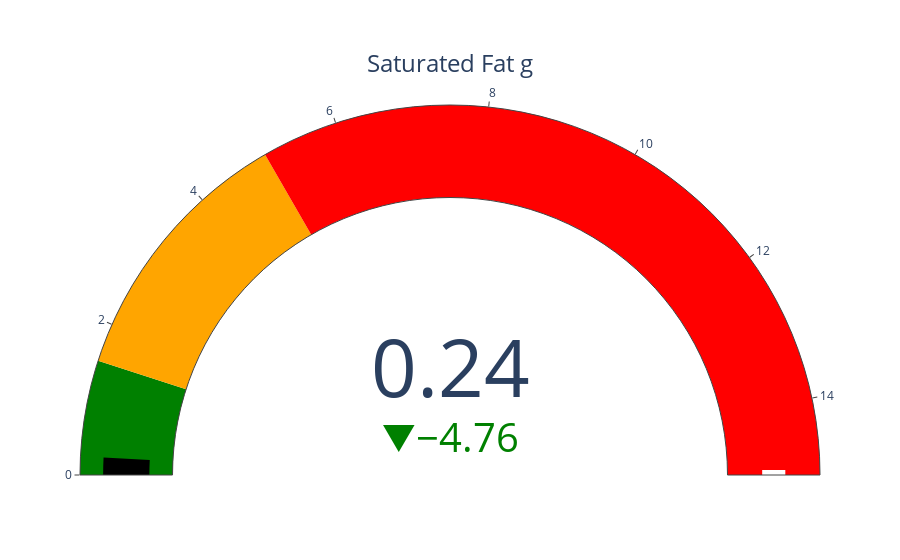

Write notebook code for a chart like this one.
### Code cell
fig = go.Figure(go.Indicator(
    mode = "gauge+number+delta",
    value = 0.24,
    domain = {'x': [0, 1], 'y': [1, 0]},
    title = {'text': "Saturated Fat g", 'font': {'size': 24}},
    delta = {'reference': 0, 'decreasing': {'color': "green"}
            ,'reference': 5, 'increasing': {'color': "red"}},
    gauge = {
        'axis': {'range': [None, 15], 'tickwidth': 1},
        'bar': {'color': "black"},
        #'bgcolor': "white",
        #'borderwidth': 1,
        #'bordercolor': "black",
        
        'steps': [
            {'range': [0, 1.5], 'color': 'green'},
            {'range': [1.5, 5], 'color': 'orange'},
            {'range': [5, 15], 'color': 'red'}],
         'threshold': {
             'line': {'color': "white", 'width': 10},
             'thickness': 0.25,
             'value': 15}}))

#fig.update_layout(paper_bgcolor = "lavender", font = {'color': "darkblue", 'family': "Arial"})

fig.show()

### Figure 1 — Plotly figure (JSON) as saved in the notebook; plotly's stock layout.template omitted (floating-point values rounded to 4 significant figures)
{"data": [{"delta": {"decreasing": {"color": "green"}, "increasing": {"color": "red"}, "reference": 5}, "domain": {"x": [0, 1], "y": [1, 0]}, "gauge": {"axis": {"range": [null, 15], "tickwidth": 1}, "bar": {"color": "black"}, "steps": [{"color": "green", "range": [0, 1.5]}, {"color": "orange", "range": [1.5, 5]}, {"color": "red", "range": [5, 15]}], "threshold": {"line": {"color": "white", "width": 10}, "thickness": 0.25, "value": 15}}, "mode": "gauge+number+delta", "title": {"font": {"size": 24}, "text": "Saturated Fat g"}, "type": "indicator", "value": 0.24}], "layout": {}}
